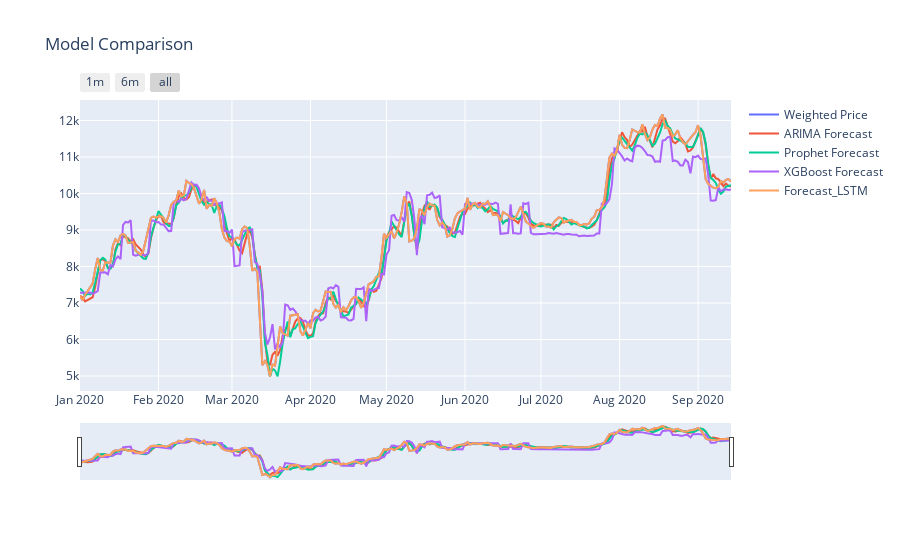

The notebook cell this image was saved under:
### Code cell
trace1 = go.Scatter(
    x = df_valid['Timestamp'],
    y = df_valid['Weighted_Price'],
    mode = 'lines',
    name = 'Weighted Price'
)

trace2 = go.Scatter(
    x = df_valid['Timestamp'],
    y = df_valid['Forecast_ARIMAX'],
    mode = 'lines',
    name = 'ARIMA Forecast'
)
trace3 = go.Scatter(
    x = df_valid['Timestamp'],
    y = df_valid['Forecast_Prophet'],
    mode = 'lines',
    name = 'Prophet Forecast'
)
trace4 = go.Scatter(
    x = df_valid['Timestamp'],
    y = df_valid['Forecast_XGBoost'],
    mode = 'lines',
    name = 'XGBoost Forecast'
)
trace5 = go.Scatter(
    x = df_valid['Timestamp'],
    y = df_valid['Weighted_Price'],
    mode = 'lines',
    name = 'Forecast_LSTM'
)


layout = dict(
    title='Model Comparison ',
    xaxis=dict(
        rangeselector=dict(
            buttons=list([
                dict(count=1,
                     label='1m',
                     step='month',
                     stepmode='backward'),
                dict(count=6,
                     label='6m',
                     step='month',
                     stepmode='backward'),
                dict(step='all')
            ])
        ),
        rangeslider=dict(
            visible = True
        ),
        type='date'
    )
)

data = [trace1,trace2,trace3,trace4,trace5]
fig = dict(data=data, layout=layout)
iplot(fig, filename = "Time Series with Rangeslider")

### Figure 1 — Plotly figure (JSON) as saved in the notebook; plotly's stock layout.template omitted (floating-point values rounded to 4 significant figures; data arrays with more than 128 entries replaced by an {"elided": "..."} marker saying what was removed)
{"data": [{"mode": "lines", "name": "Weighted Price", "type": "scatter", "x": {"elided": "258 str values"}, "y": {"elided": "258 float values"}}, {"mode": "lines", "name": "ARIMA Forecast", "type": "scatter", "x": {"elided": "258 str values"}, "y": {"elided": "258 float values"}}, {"mode": "lines", "name": "Prophet Forecast", "type": "scatter", "x": {"elided": "258 str values"}, "y": {"elided": "258 float values"}}, {"mode": "lines", "name": "XGBoost Forecast", "type": "scatter", "x": {"elided": "258 str values"}, "y": {"elided": "258 float values"}}, {"mode": "lines", "name": "Forecast_LSTM", "type": "scatter", "x": {"elided": "258 str values"}, "y": {"elided": "258 float values"}}], "layout": {"title": {"text": "Model Comparison "}, "xaxis": {"rangeselector": {"buttons": [{"count": 1, "label": "1m", "step": "month", "stepmode": "backward"}, {"count": 6, "label": "6m", "step": "month", "stepmode": "backward"}, {"step": "all"}]}, "rangeslider": {"visible": true}, "type": "date"}}}
